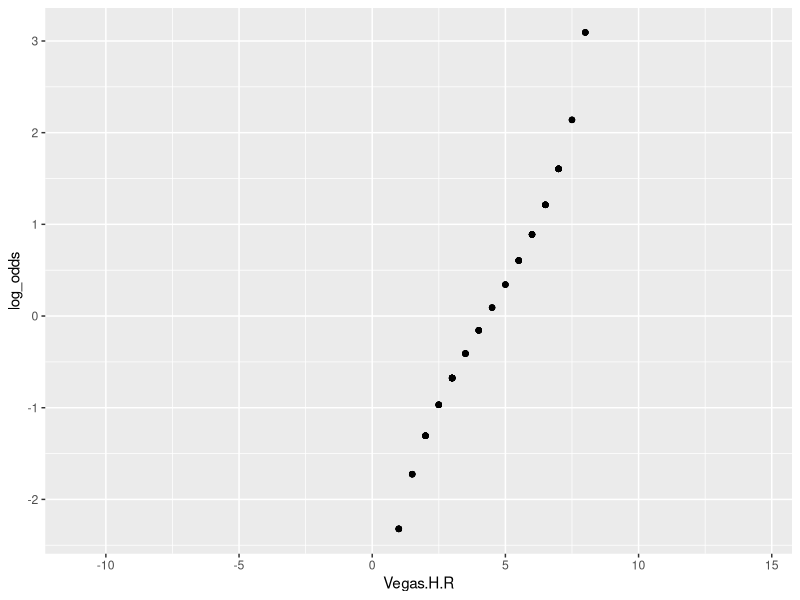
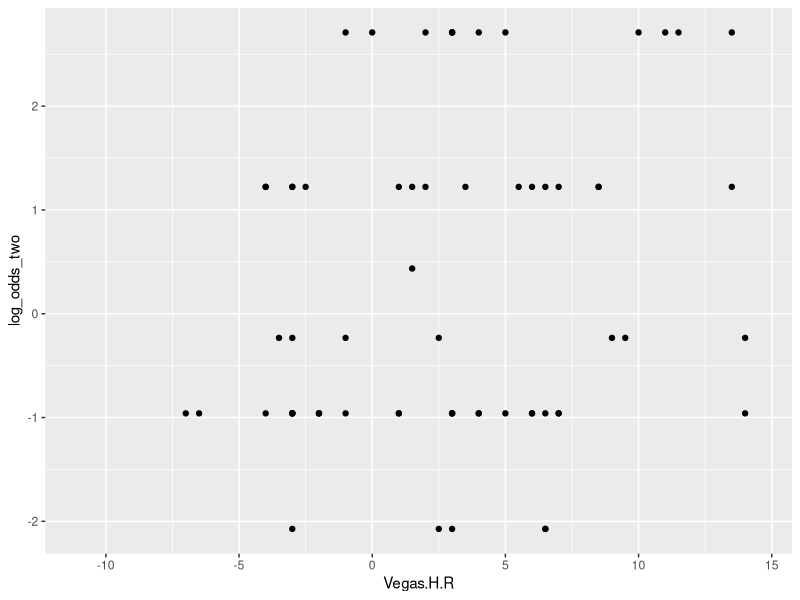
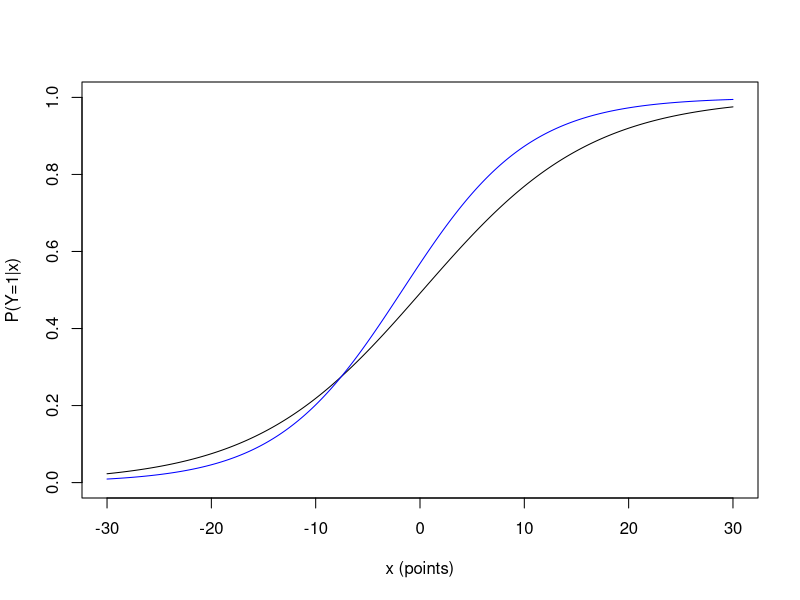

The R script that drew these images, in order:
## ---- chunk 1
knitr::opts_chunk$set(echo = TRUE)
## ---- chunk 2
# Import Libraries 
library(tidyverse)
## ---- chunk 3
# Load in data 
footballdata <- read.table("NFL2010.txt", head = T, sep = ",")
## ---- chunk 4
modeldata <- footballdata %>%
  mutate(response1 = case_when(
    Home.win == "home win" ~ 1,
    Home.win == "road win" ~ 0
  ))


model1 <- glm(response1 ~ Vegas.H.R, data = modeldata, family = "binomial")
summary(model1)
## ---- chunk 5
model2 <- glm(response1 ~ Halftime.H.R, data = modeldata,family = "binomial")
summary(model2)
## ---- chunk 6
# get predicted values and log odds
modeldata <- modeldata %>%
  mutate(predicted_values = predict(model1)) %>%
  mutate(log_odds = log(predicted_values/(1- predicted_values))) 

assumption_plot <- modeldata %>%
  ggplot(aes(x = Vegas.H.R, y = log_odds)) +
  geom_point() 

assumption_plot

# get predicted values and log odds
modeldata <- modeldata %>%
  mutate(predicted_values2 = predict(model2)) %>%
  mutate(log_odds_two = log(predicted_values2/(1- predicted_values2))) 

assumption_plot2 <- modeldata %>%
  ggplot(aes(x = Vegas.H.R, y = log_odds_two)) +
  geom_point() 

assumption_plot2
## ---- chunk 7
model3 <- glm(response1 ~ factor(Halftime.H.R), data = modeldata, family = "binomial")
summary(model3)

model4 <- glm(response1 ~ factor(Halftime.H.R), data = modeldata, family = "binomial")
summary(model4)
## ---- chunk 8
# make an empty graph with the correct limits 
plot(0,0, xlim = c(-30,30), ylim = c(0,1), type = "n", xlab = "x (points)", ylab = "P(Y=1|x)")

# add the two lines (change beta0 and beta1 to numbers from your fits) 
# model 1
lines(seq(-30,30,.1), 1/(1+exp(-(-0.03457+0.12389*seq(-30,30,.1))))) 
# model 2: uses half time
lines(seq(-30,30,.1), 1/(1+exp(-(0.27694+0.16517*seq(-30,30,.1)))), col="blue")
## ---- chunk 9
model3 <- glm(response1 ~ Vegas.H.R + Halftime.H.R, data = modeldata)
summary(model3)
